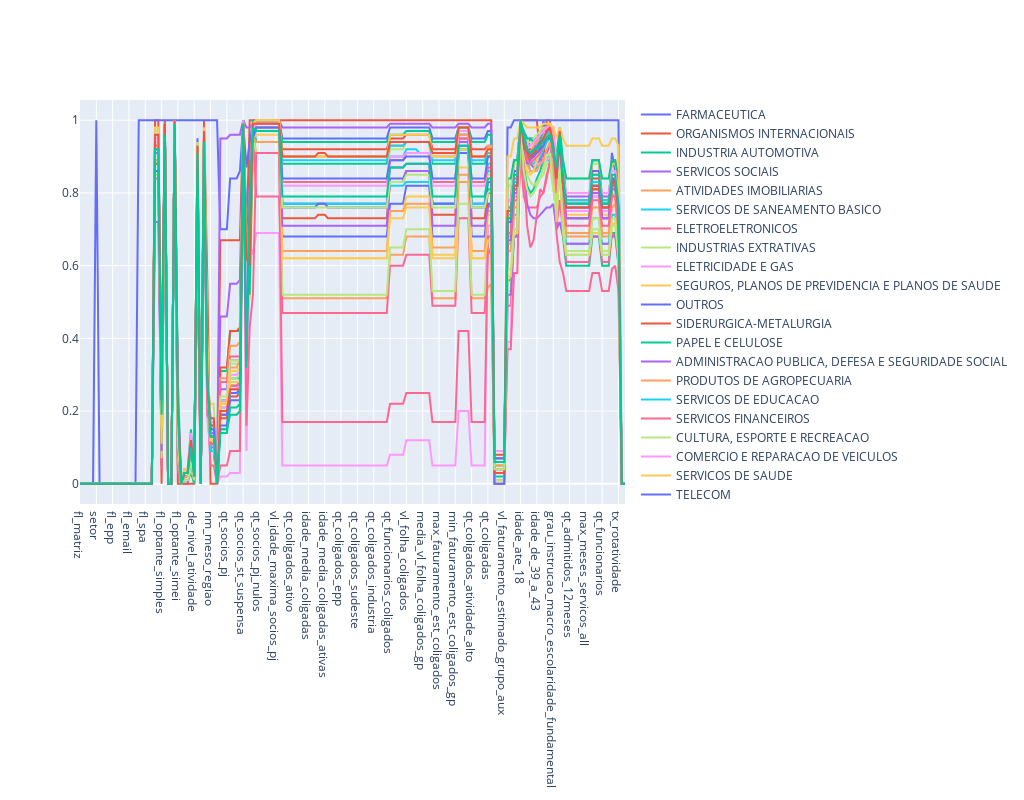

Notebook source saved alongside this figure:
### Code cell
#grafico com a quantidade de valores nulos por coluna para cada categoria
fig = go.Figure()
config = {'responsive': True}
for col in df_compare_missing.columns:
    fig.add_trace(go.Scatter(x=df_compare_missing.index,y=df_compare_missing[col],mode='lines',name=col,marker=dict(line_width=0.01)))
fig.update_layout(
    autosize=False,
    width=1024,
    height=800
)
fig.show(config=config)

### Figure 1 — Plotly figure (JSON) as saved in the notebook; plotly's stock layout.template omitted (floating-point values rounded to 4 significant figures; data arrays with more than 128 entries replaced by an {"elided": "..."} marker saying what was removed)
{"data": [{"marker": {"line": {"width": 0.01}}, "mode": "lines", "name": "FARMACEUTICA", "type": "scatter", "x": {"elided": "168 str values"}, "y": {"elided": "168 float values"}}, {"marker": {"line": {"width": 0.01}}, "mode": "lines", "name": "ORGANISMOS INTERNACIONAIS", "type": "scatter", "x": {"elided": "168 str values"}, "y": {"elided": "168 float values"}}, {"marker": {"line": {"width": 0.01}}, "mode": "lines", "name": "INDUSTRIA AUTOMOTIVA", "type": "scatter", "x": {"elided": "168 str values"}, "y": {"elided": "168 float values"}}, {"marker": {"line": {"width": 0.01}}, "mode": "lines", "name": "SERVICOS SOCIAIS", "type": "scatter", "x": {"elided": "168 str values"}, "y": {"elided": "168 float values"}}, {"marker": {"line": {"width": 0.01}}, "mode": "lines", "name": "ATIVIDADES IMOBILIARIAS", "type": "scatter", "x": {"elided": "168 str values"}, "y": {"elided": "168 float values"}}, {"marker": {"line": {"width": 0.01}}, "mode": "lines", "name": "SERVICOS DE SANEAMENTO BASICO", "type": "scatter", "x": {"elided": "168 str values"}, "y": {"elided": "168 float values"}}, {"marker": {"line": {"width": 0.01}}, "mode": "lines", "name": "ELETROELETRONICOS", "type": "scatter", "x": {"elided": "168 str values"}, "y": {"elided": "168 float values"}}, {"marker": {"line": {"width": 0.01}}, "mode": "lines", "name": "INDUSTRIAS EXTRATIVAS", "type": "scatter", "x": {"elided": "168 str values"}, "y": {"elided": "168 float values"}}, {"marker": {"line": {"width": 0.01}}, "mode": "lines", "name": "ELETRICIDADE E GAS", "type": "scatter", "x": {"elided": "168 str values"}, "y": {"elided": "168 float values"}}, {"marker": {"line": {"width": 0.01}}, "mode": "lines", "name": "SEGUROS, PLANOS DE PREVIDENCIA E PLANOS DE SAUDE", "type": "scatter", "x": {"elided": "168 str values"}, "y": {"elided": "168 float values"}}, {"marker": {"line": {"width": 0.01}}, "mode": "lines", "name": "OUTROS", "type": "scatter", "x": {"elided": "168 str values"}, "y": {"elided": "168 float values"}}, {"marker": {"line": {"width": 0.01}}, "mode": "lines", "name": "SIDERURGICA-METALURGIA", "type": "scatter", "x": {"elided": "168 str values"}, "y": {"elided": "168 float values"}}, {"marker": {"line": {"width": 0.01}}, "mode": "lines", "name": "PAPEL E CELULOSE", "type": "scatter", "x": {"elided": "168 str values"}, "y": {"elided": "168 float values"}}, {"marker": {"line": {"width": 0.01}}, "mode": "lines", "name": "ADMINISTRACAO PUBLICA, DEFESA E SEGURIDADE SOCIAL", "type": "scatter", "x": {"elided": "168 str values"}, "y": {"elided": "168 float values"}}, {"marker": {"line": {"width": 0.01}}, "mode": "lines", "name": "PRODUTOS DE AGROPECUARIA", "type": "scatter", "x": {"elided": "168 str values"}, "y": {"elided": "168 float values"}}, {"marker": {"line": {"width": 0.01}}, "mode": "lines", "name": "SERVICOS DE EDUCACAO", "type": "scatter", "x": {"elided": "168 str values"}, "y": {"elided": "168 float values"}}, {"marker": {"line": {"width": 0.01}}, "mode": "lines", "name": "SERVICOS FINANCEIROS", "type": "scatter", "x": {"elided": "168 str values"}, "y": {"elided": "168 float values"}}, {"marker": {"line": {"width": 0.01}}, "mode": "lines", "name": "CULTURA, ESPORTE E RECREACAO", "type": "scatter", "x": {"elided": "168 str values"}, "y": {"elided": "168 float values"}}, {"marker": {"line": {"width": 0.01}}, "mode": "lines", "name": "COMERCIO E REPARACAO DE VEICULOS", "type": "scatter", "x": {"elided": "168 str values"}, "y": {"elided": "168 float values"}}, {"marker": {"line": {"width": 0.01}}, "mode": "lines", "name": "SERVICOS DE SAUDE", "type": "scatter", "x": {"elided": "168 str values"}, "y": {"elided": "168 float values"}}, {"marker": {"line": {"width": 0.01}}, "mode": "lines", "name": "TELECOM", "type": "scatter", "x": {"elided": "168 str values"}, "y": {"elided": "168 float values"}}, {"marker": {"line": {"width": 0.01}}, "mode": "lines", "name": "COMERCIO POR ATACADO", "type": "scatter", "x": {"elided": "168 str values"}, "y": {"elided": "168 float values"}}, {"marker": {"line": {"width": 0.01}}, "mode": "lines", "name": "TEXTEIS", "type": "scatter", "x": {"elided": "168 str values"}, "y": {"elided": "168 float values"}}, {"marker": {"line": {"width": 0.01}}, "mode": "lines", "name": "INDUSTRIA DIGITAL", "type": "scatter", "x": {"elided": "168 str values"}, "y": {"elided": "168 float values"}}, {"marker": {"line": {"width": 0.01}}, "mode": "lines", "name": "COMERCIO VAREJISTA", "type": "scatter", "x": {"elided": "168 str values"}, "y": {"elided": "168 float values"}}, {"marker": {"line": {"width": 0.01}}, "mode": "lines", "name": "BENS DE CONSUMO", "type": "scatter", "x": {"elided": "168 str values"}, "y": {"elided": "168 float values"}}, {"marker": {"line": {"width": 0.01}}, "mode": "lines", "name": "SERVICOS ADMINISTRATIVOS", "type": "scatter", "x": {"elided": "168 str values"}, "y": {"elided": "168 float values"}}, {"marker": {"line": {"width": 0.01}}, "mode": "lines", "name": "QUIMICA-PETROQUIMICA", "type": "scatter", "x": {"elided": "168 str values"}, "y": {"elided": "168 float values"}}, {"marker": {"line": {"width": 0.01}}, "mode": "lines", "name": "SERVICOS PROFISSIONAIS, TECNICOS E CIENTIFICOS", "type": "scatter", "x": {"elided": "168 str values"}, "y": {"elided": "168 float values"}}, {"marker": {"line": {"width": 0.01}}, "mode": "lines", "name": "SERVICOS DIVERSOS", "type": "scatter", "x": {"elided": "168 str values"}, "y": {"elided": "168 float values"}}, {"marker": {"line": {"width": 0.01}}, "mode": "lines", "name": "TRANSPORTE, ARMAZENAGEM E CORREIO", "type": "scatter", "x": {"elided": "168 str values"}, "y": {"elided": "168 float values"}}, {"marker": {"line": {"width": 0.01}}, "mode": "lines", "name": "SERVICOS DE ALOJAMENTO/ALIMENTACAO", "type": "scatter", "x": {"elided": "168 str values"}, "y": {"elided": "168 float values"}}, {"marker": {"line": {"width": 0.01}}, "mode": "lines", "name": "INDUSTRIA DA CONSTRUCAO", "type": "scatter", "x": {"elided": "168 str values"}, "y": {"elided": "168 float values"}}], "layout": {"autosize": false, "height": 800, "width": 1024}}
